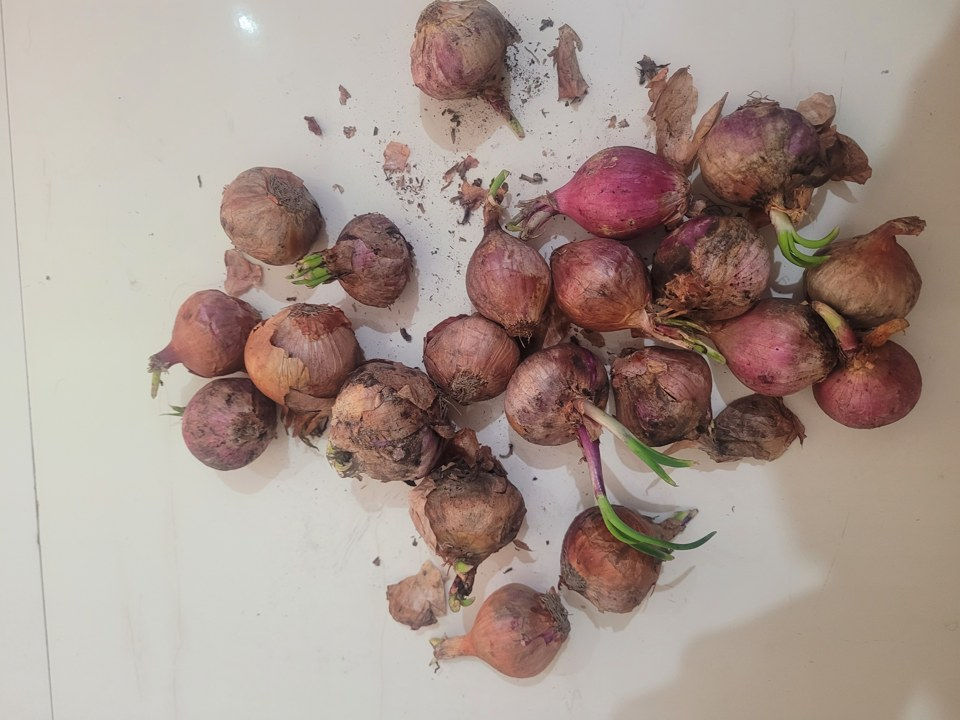
#> input picture ml/dataset/images/train/large_20230121_084837_jpg.rf.zTGKKyNDANVIpmwisVJ5.jpg, 960 x 720 px
$ python -i preprocessing.py   (imports and definitions only)
#> lines starting #> are read from the running program, lines starting #| are printed output that depends on the picture
"""
Image preprocessing for training + inference (TEAM A owns the real pipeline).

Planned real pipeline (keep in THIS file so training and serving match):
    1. EXIF-aware loading, RGB conversion
    2. resize (letterbox to 640) — matches YOLO11n
    3. optional: denoise / white-balance / background suppression
    4. dataset augmentation lives in train.py (Ultralytics aug params)

MVP: minimal, dependency-tolerant helpers (OpenCV preferred, Pillow fallback).
"""

from __future__ import annotations

from pathlib import Path

from ml.config import IMG_SIZE

try:                                   # OpenCV preferred
    import cv2
    import numpy as np

    HAS_CV2 = True
except ImportError:                    # Pillow fallback
    cv2 = None                         # type: ignore[assignment]
    np = None                          # type: ignore[assignment]
    HAS_CV2 = False


def load_rgb(image_path: str | Path):
    """Return an RGB image (numpy array with cv2, PIL.Image without)."""
    path = Path(image_path)
    if not path.exists():
        raise FileNotFoundError(path)
    if HAS_CV2:
        img = cv2.imread(str(path))
#> img is the input picture: shape (720, 960, 3); mean B, G, R 141.7, 150.1, 166.7
        if img is None:
            raise ValueError(f"Cannot decode image: {path.name}")
        return cv2.cvtColor(img, cv2.COLOR_BGR2RGB)
    from PIL import Image
    return Image.open(path).convert("RGB")


def letterbox_resize(img, target: int = IMG_SIZE):
    """Resize keeping aspect ratio; pad to square (YOLO-style letterbox)."""
#> called with target = 640
    if HAS_CV2:
        h, w = img.shape[:2]
#> h = 720; w = 960
        scale = target / max(h, w)
#> scale = 0.667
        nh, nw = int(h * scale), int(w * scale)
#> nh = 480; nw = 640
        resized = cv2.resize(img, (nw, nh), interpolation=cv2.INTER_LINEAR)
        canvas = np.full((target, target, 3), 114, dtype=img.dtype)
        top, left = (target - nh) // 2, (target - nw) // 2
#> top = 80; left = 0
        canvas[top:top + nh, left:left + nw] = resized
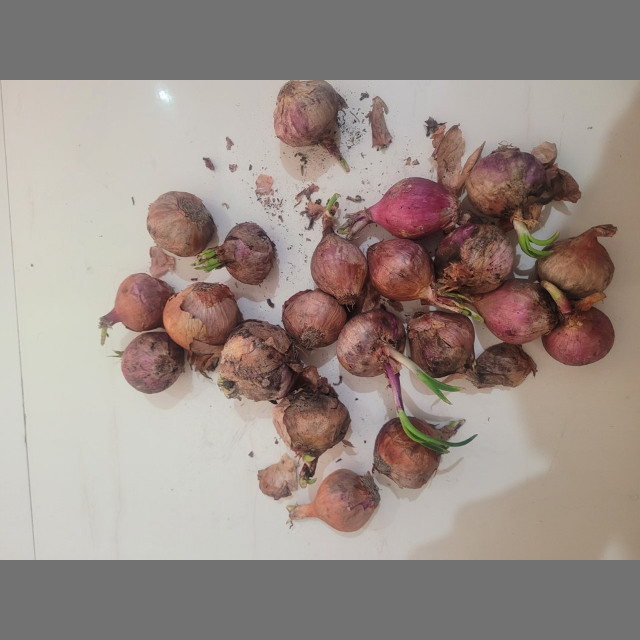
#> canvas: shape (640, 640, 3); mean R, G, B 153.5, 141, 134.8
        return canvas
    from PIL import Image
    w, h = img.size
    scale = target / max(w, h)
    nw, nh = int(w * scale), int(h * scale)
    resized = img.resize((nw, nh))
    canvas = Image.new("RGB", (target, target), (114, 114, 114))
    canvas.paste(resized, ((target - nw) // 2, (target - nh) // 2))
    return canvas


def prepare(image_path: str | Path, target: int = IMG_SIZE):
    """Convenience: load + letterbox. Used by notebooks and future real serving."""
    return letterbox_resize(load_rgb(image_path), target)

>>> result = prepare('dataset/images/train/large_20230121_084837_jpg.rf.zTGKKyNDANVIpmwisVJ5.jpg')

$ run again, on ml/dataset/images/train/large_20230121_084911_jpg.rf.VLgMFkJCH7WkhgpQE4zb.jpg
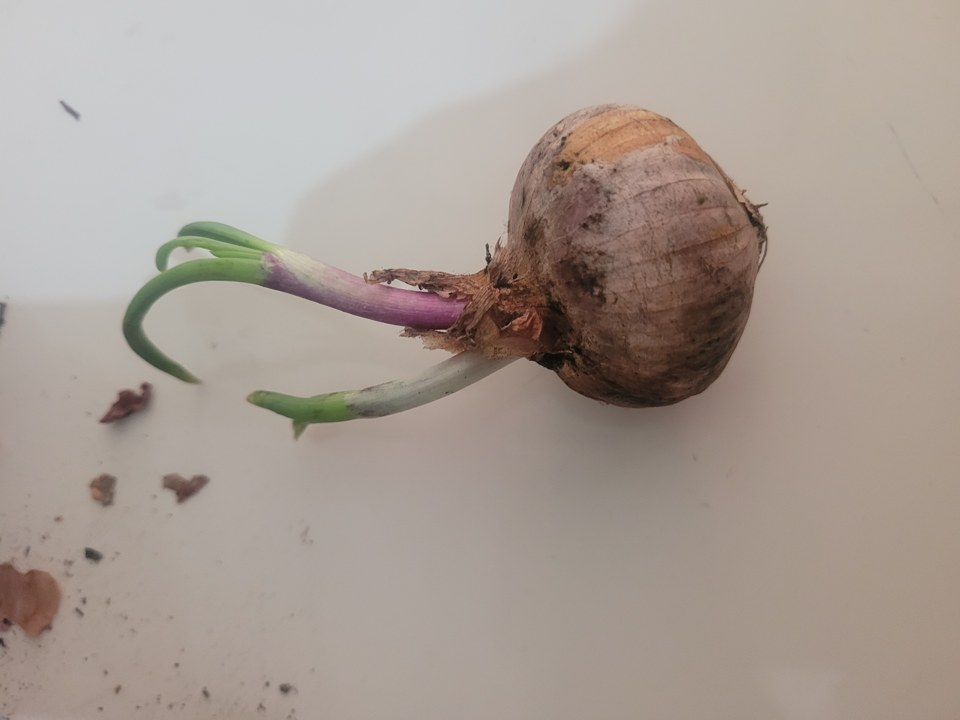
#> input picture ml/dataset/images/train/large_20230121_084911_jpg.rf.VLgMFkJCH7WkhgpQE4zb.jpg, 960 x 720 px
#> in load_rgb, img is the input picture: shape (720, 960, 3); mean B, G, R 148.7, 156.6, 168.1
#> h = 720; w = 960
#> scale = 0.667
#> nh = 480; nw = 640
#> top = 80; left = 0
#> in letterbox_resize, `canvas[top:top + nh, left:left + nw] = resized`:
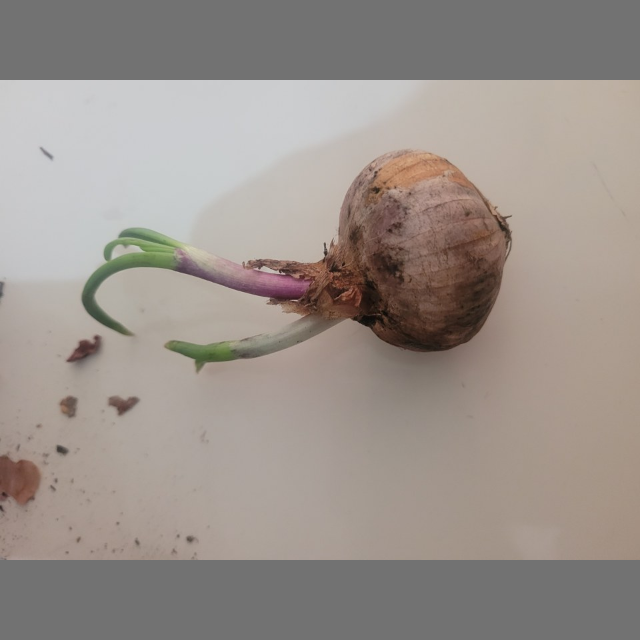
#> canvas: shape (640, 640, 3); mean R, G, B 154.5, 146, 140

$ run again, on ml/dataset/images/train/large_20230121_084932_jpg.rf.hWF8Lff1cdO2REn2dd3n.jpg
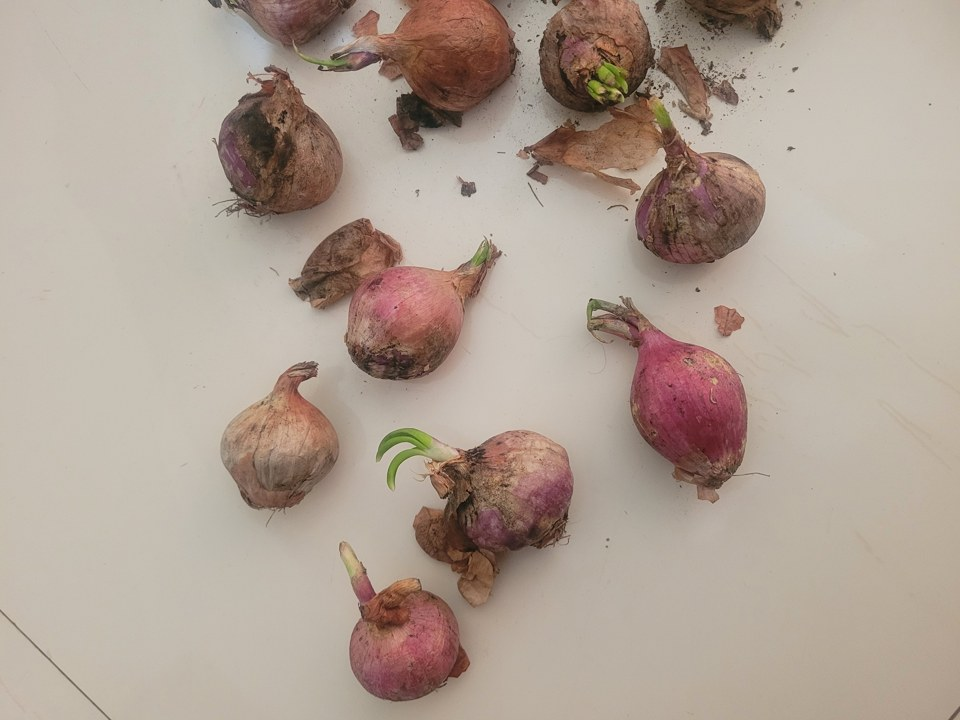
#> input picture ml/dataset/images/train/large_20230121_084932_jpg.rf.hWF8Lff1cdO2REn2dd3n.jpg, 960 x 720 px
#> in load_rgb, img is the input picture: shape (720, 960, 3); mean B, G, R 148.3, 160.2, 175.5
#> h = 720; w = 960
#> scale = 0.667
#> nh = 480; nw = 640
#> top = 80; left = 0
#> in letterbox_resize, `canvas[top:top + nh, left:left + nw] = resized`:
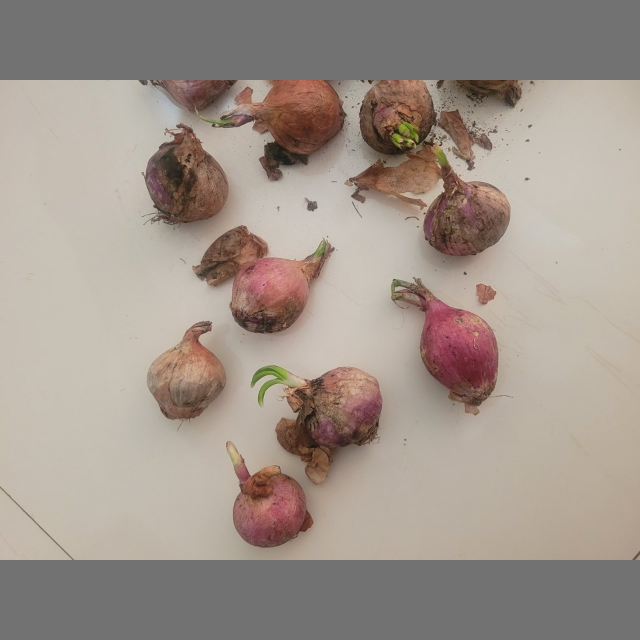
#> canvas: shape (640, 640, 3); mean R, G, B 160.1, 148.7, 139.7

$ run again, on ml/dataset/images/train/large_20230121_084955_jpg.rf.t3PyKYa5A1DGYcNemTj8.jpg
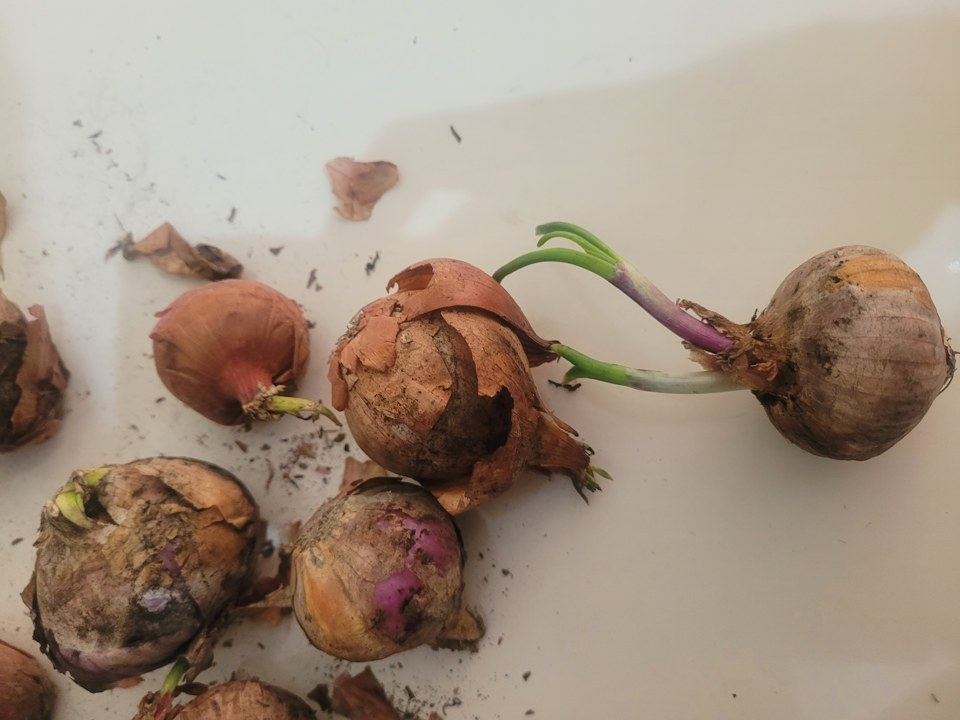
#> input picture ml/dataset/images/train/large_20230121_084955_jpg.rf.t3PyKYa5A1DGYcNemTj8.jpg, 960 x 720 px
#> in load_rgb, img is the input picture: shape (720, 960, 3); mean B, G, R 129.7, 145.6, 162.7
#> h = 720; w = 960
#> scale = 0.667
#> nh = 480; nw = 640
#> top = 80; left = 0
#> in letterbox_resize, `canvas[top:top + nh, left:left + nw] = resized`:
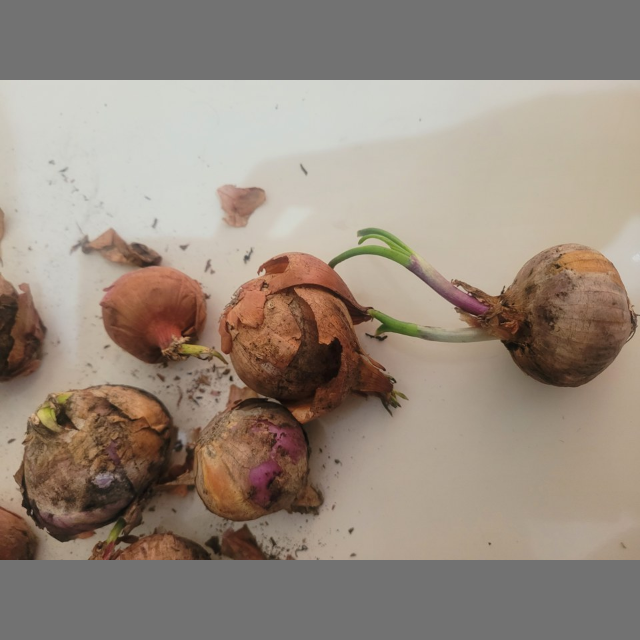
#> canvas: shape (640, 640, 3); mean R, G, B 150.5, 137.7, 125.8
